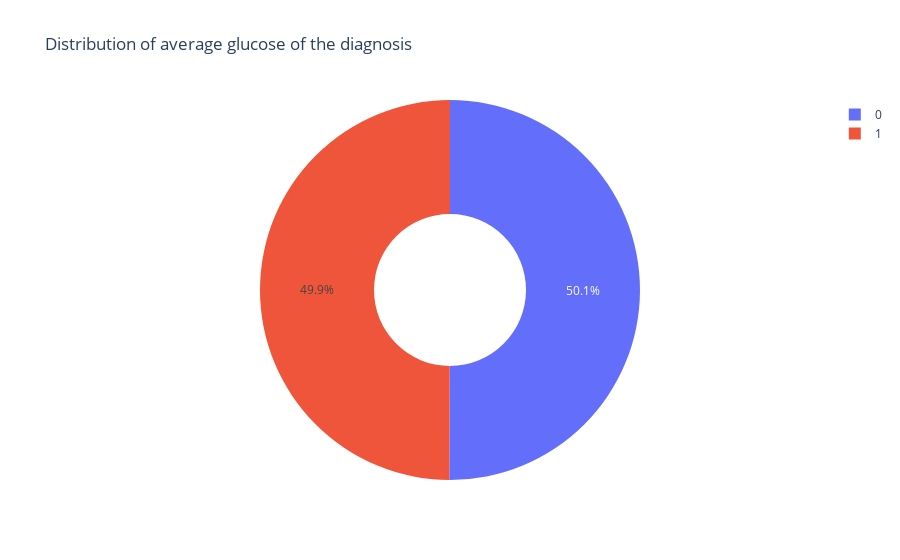

The notebook cell this image was saved under:
### Code cell
#Distribution of average glucose among the diagnosis
sel = data.groupby('Diagnosis')[['Glucose']].mean().sort_values(ascending = False, by = 'Glucose')
px.pie(data_frame=sel, names = sel.index, values = 'Glucose', hole = 0.4, title = 'Distribution of average glucose of the diagnosis')

### Figure 1 — Plotly figure (JSON) as saved in the notebook; plotly's stock layout.template omitted (floating-point values rounded to 4 significant figures)
{"data": [{"domain": {"x": [0, 1], "y": [0, 1]}, "hole": 0.4, "hovertemplate": "Diagnosis=%{label}<br>Glucose=%{value}<extra></extra>", "labels": [0, 1], "legendgroup": "", "name": "", "showlegend": true, "type": "pie", "values": [99.5, 99.29]}], "layout": {"legend": {"tracegroupgap": 0}, "title": {"text": "Distribution of average glucose of the diagnosis"}}}
